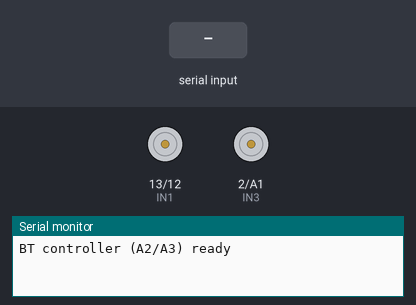
A sketch run on a simulated Arduino Uno, built with avr-gcc and run on an emulated ATmega328P. Parts: motor-driver pin pairs drawn as motors (green arrow = first pin HIGH = forward, orange = second pin HIGH = backward, longer = more drive, scaled by the enable pin), the last lines printed to the serial monitor. The test bench sets the inputs (shaded band).

Above: at 1.2 s.
1.3 s: "F\n" received over the second serial link
At 2.5 s:
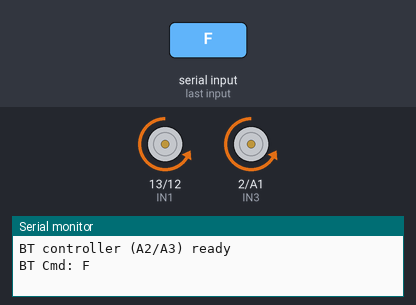
2.8 s: "B\n" received over the second serial link
At 3.7 s:
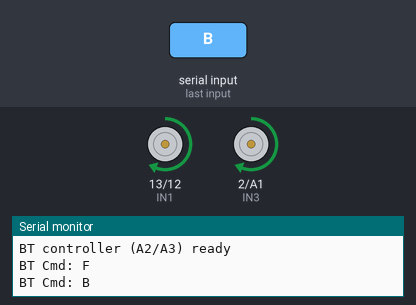
4.3 s: "L\n" received over the second serial link
At 5.0 s:
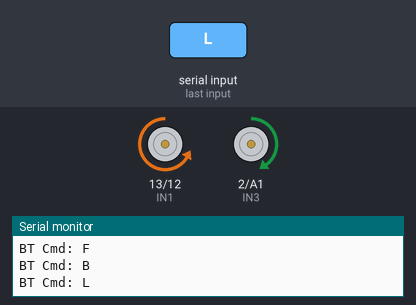
5.8 s: "R\n" received over the second serial link
At 7.1 s:
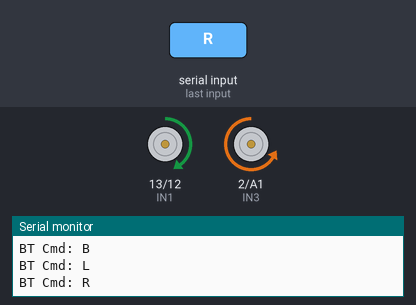
Timing chart, 0 to 8.3 s (numbered marks = the images above; inputs shaded):
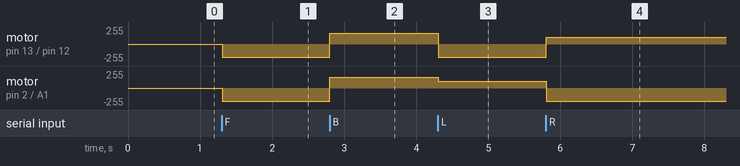

The sketch:

Bluetooth_Car.ino
```cpp
// Bluetooth robot controller using HC-05 on A2 (RX) and A3 (TX)
// ================= MOTOR & SENSOR PINS =================
const int ENA = 11;   // Right motor PWM
const int IN1 = 13;   // Right motor direction 1
const int IN2 = 12;   // Right motor direction 2

const int ENB = 3;    // Left motor PWM
const int IN3 = 2;    // Left motor direction 1
const int IN4 = A1;   // Left motor direction 2

// ================= SPEED SETTINGS =================
int currentSpeed = 200;   // default cruise speed
const int MAX_SPEED = 255;
const int MIN_SPEED = 80;
const int SPEED_STEP = 15;

// Spin speeds for in-place rotation
int spinForwardSpeed = 200;   // left wheel forward when spinning right
int spinBackwardSpeed = 100;  // right wheel backward when spinning right

// Timed-turn tuning (ms)
const unsigned long TURN_MS = 650UL;

// Use SoftwareSerial on A2 (RX) and A3 (TX)
#include <SoftwareSerial.h>
SoftwareSerial btSerial(A2, A3); // (RX, TX) -> HC-05 TX -> A2 ; HC-05 RX <- A3

// small helper: clamp int
int clampInt(int v, int lo, int hi) {
  if (v < lo) return lo;
  if (v > hi) return hi;
  return v;
}

// ============== MOTOR CONTROL (full: forward, reverse, stop) ==============
void rightMotor(int speed) { // speed >0 forward, <0 backward, 0 stop
  if (speed > 0) {
    digitalWrite(IN1, LOW);
    digitalWrite(IN2, HIGH);
    analogWrite(ENA, speed);
  } else if (speed < 0) {
    digitalWrite(IN1, HIGH);
    digitalWrite(IN2, LOW);
    analogWrite(ENA, -speed);
  } else {
    digitalWrite(IN1, LOW);
    digitalWrite(IN2, LOW);
    analogWrite(ENA, 0);
  }
}

void leftMotor(int speed) { // speed >0 forward, <0 backward, 0 stop
  if (speed > 0) {
    digitalWrite(IN3, LOW);
    digitalWrite(IN4, HIGH);
    analogWrite(ENB, speed);
  } else if (speed < 0) {
    digitalWrite(IN3, HIGH);
    digitalWrite(IN4, LOW);
    analogWrite(ENB, -speed);
  } else {
    digitalWrite(IN3, LOW);
    digitalWrite(IN4, LOW);
    analogWrite(ENB, 0);
  }
}

// ================== HIGH-LEVEL MOVEMENT ==================
void moveForward(int spd = -1) {
  if (spd < 0) spd = currentSpeed;
  spd = clampInt(spd, 0, 255);
  rightMotor(spd);
  leftMotor(spd);
}

void moveBackward(int spd = -1) {
  if (spd < 0) spd = currentSpeed - 40;
  spd = clampInt(spd, 0, 255);
  rightMotor(-spd);
  leftMotor(-spd);
}

void stopMotors() {
  rightMotor(0);
  leftMotor(0);
}

void spinRight(int leftF = -1, int rightB = -1) {
  if (leftF < 0) leftF = spinForwardSpeed;
  if (rightB < 0) rightB = spinBackwardSpeed;
  leftMotor(leftF);    // left forward
  rightMotor(-rightB); // right backward
}

void spinLeft(int leftB = -1, int rightF = -1) {
  if (leftB < 0) leftB = spinBackwardSpeed;
  if (rightF < 0) rightF = spinForwardSpeed;
  leftMotor(-leftB);   // left backward
  rightMotor(rightF);  // right forward
}

// Timed 90deg-ish right turn (open-loop)
void timedTurnRight90() {
  // brief braking
  stopMotors();
  delay(80);
  // spin
  spinRight();
  delay(TURN_MS);
  stopMotors();
  delay(80);
}

// ================= SETUP =================
void setup() {
  // configure motor pins
  pinMode(ENA, OUTPUT);
  pinMode(IN1, OUTPUT);
  pinMode(IN2, OUTPUT);

  pinMode(ENB, OUTPUT);
  pinMode(IN3, OUTPUT);
  pinMode(IN4, OUTPUT);

  // init stopped
  stopMotors();

  // Start Bluetooth serial
  btSerial.begin(9600); // common HC-05 default
  Serial.begin(115200); // for USB debug if needed

  Serial.println("BT controller (A2/A3) ready");
  btSerial.println("BT: Ready");
}

// ================= LOOP =================
void loop() {
  // Process Bluetooth incoming bytes (if any)
  if (btSerial.available()) {
    char c = (char)btSerial.read();
    // ignore CR/LF
    if (c == '\r' || c == '\n') return;

    // Echo to hardware serial for debug
    Serial.print("BT Cmd: ");
    Serial.println(c);

    // Command dispatch
    switch (c) {
      case 'F': case 'f':
        moveForward();
        btSerial.println("OK: FORWARD");
        break;
      case 'B': case 'b':
        moveBackward();
        btSerial.println("OK: BACKWARD");
        break;
      case 'L': case 'l':
        spinLeft();
        btSerial.println("OK: LEFT");
        break;
      case 'R': case 'r':
        spinRight();
        btSerial.println("OK: RIGHT");
        break;
      case 'S': case 's':
        stopMotors();
        btSerial.println("OK: STOP");
        break;
      case 'T': case 't':
        btSerial.println("OK: TURN90");
        timedTurnRight90();
        btSerial.println("OK: TURN_DONE");
        break;
      case '+':
        currentSpeed = clampInt(currentSpeed + SPEED_STEP, MIN_SPEED, MAX_SPEED);
        btSerial.print("OK: SPEED=");
        btSerial.println(currentSpeed);
        break;
      case '-':
        currentSpeed = clampInt(currentSpeed - SPEED_STEP, MIN_SPEED, MAX_SPEED);
        btSerial.print("OK: SPEED=");
        btSerial.println(currentSpeed);
        break;
      case 'P': case 'p':
        btSerial.println("OK");
        break;
      default:
        btSerial.print("ERR:UNKNOWN:");
        btSerial.println(c);
        break;
    }
  }

  // tiny loop delay
  delay(10);
}
```

Measured:
- after the input at 1.3 s, motor on pin 13 (IN1) / pin 12 (IN2), motor on pin 2 (IN3) / A1 (IN4): stopped → backward 200/255 at once
- after the input at 2.8 s, motor on pin 13 (IN1) / pin 12 (IN2), motor on pin 2 (IN3) / A1 (IN4): backward 200/255 → forward 160/255 at once
- after the input at 4.3 s, motor on pin 13 (IN1) / pin 12 (IN2): forward 160/255 → backward 200/255 at once; motor on pin 2 (IN3) / A1 (IN4): forward 160/255 → forward 100/255 at once
- after the input at 5.8 s, motor on pin 13 (IN1) / pin 12 (IN2): backward 200/255 → forward 100/255 at once; motor on pin 2 (IN3) / A1 (IN4): forward 100/255 → backward 200/255 at once
